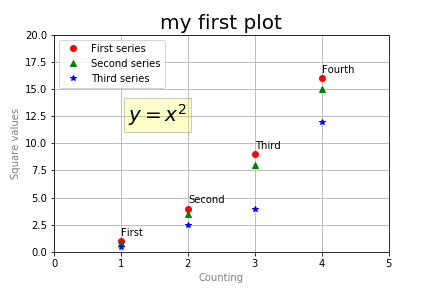

This chart was generated by the following Python code:
# coding: utf-8
import matplotlib.pyplot as plt
plt.axis([0,5,0,20])
plt.title('my first plot',fontsize=20,fontname='DejaVu sans')
plt.xlabel('Counting',color='gray')
plt.ylabel('Square values',color='gray')
plt.text(1,1.5,'First')
plt.text(2,4.5,'Second')
plt.text(3,9.5,'Third')
plt.text(4,16.5,'Fourth')
plt.text(1.1,12,r'$y=x^2$',fontsize=20,bbox={'facecolor':'yellow','alpha':0.2})
plt.grid(True)
plt.plot([1,2,3,4],[1,4,9,16],'ro')
plt.plot([1,2,3,4],[0.8,3.5,8,15],'g^')
plt.plot([1,2,3,4],[0.5,2.5,4,12],'b*')
plt.legend(['First series','Second series','Third series'],loc=2)
